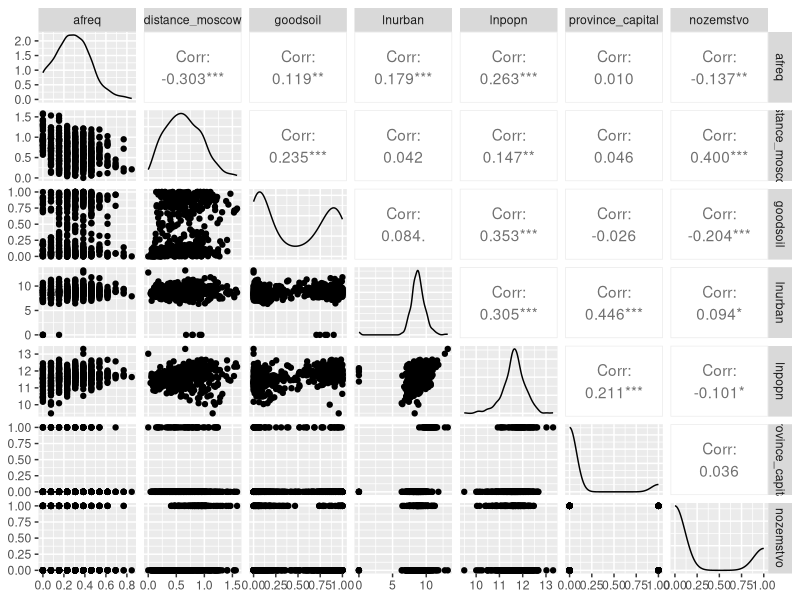
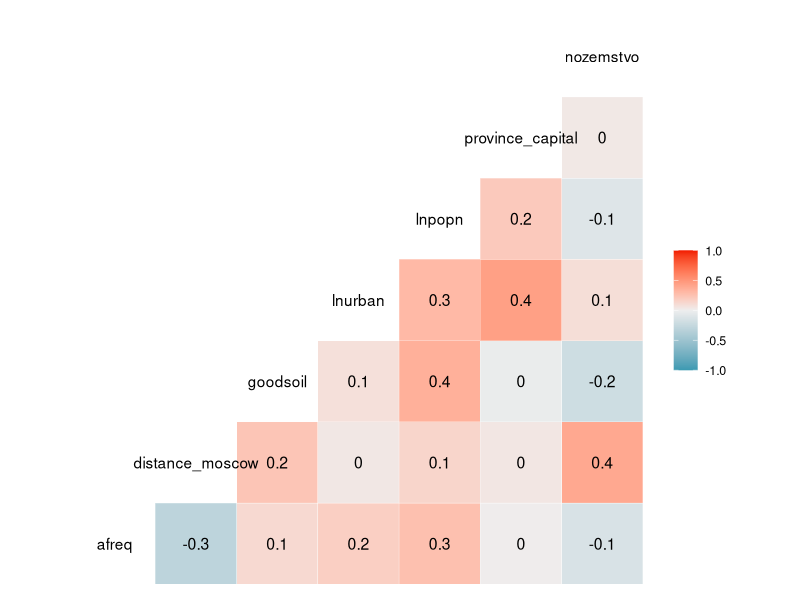
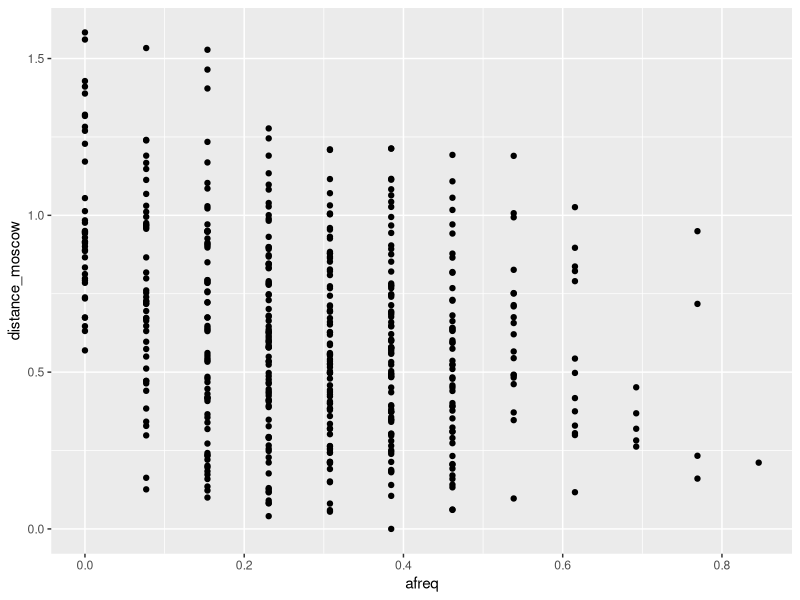
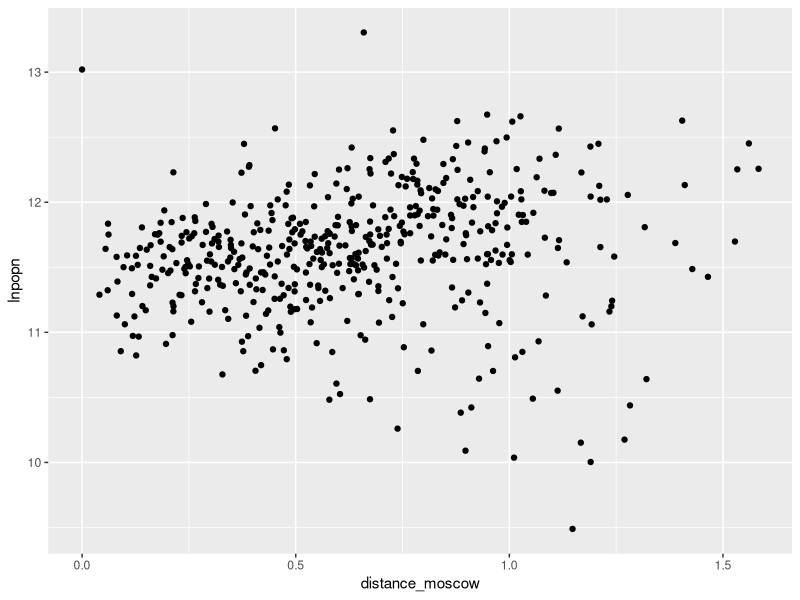
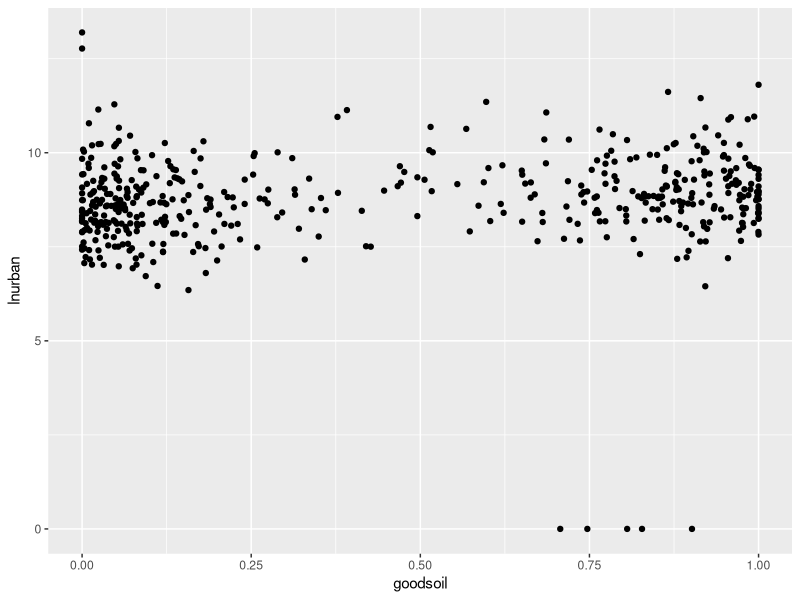
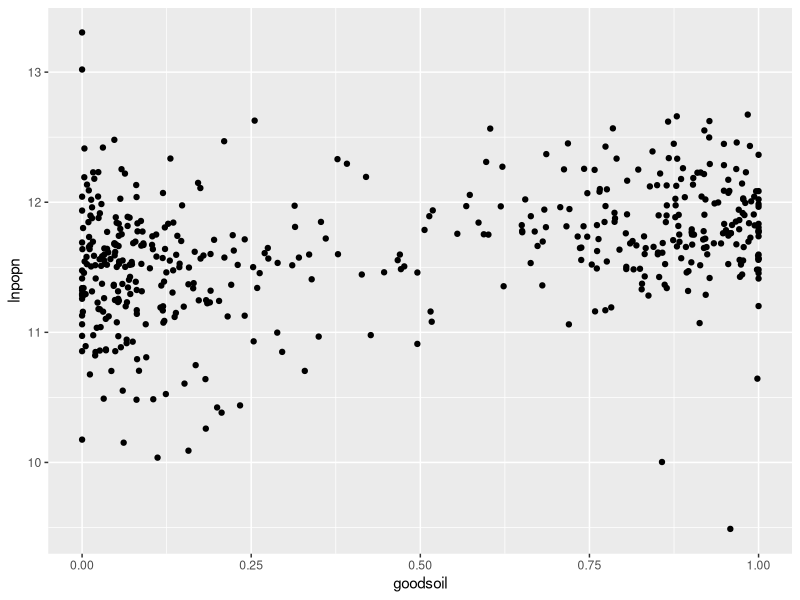
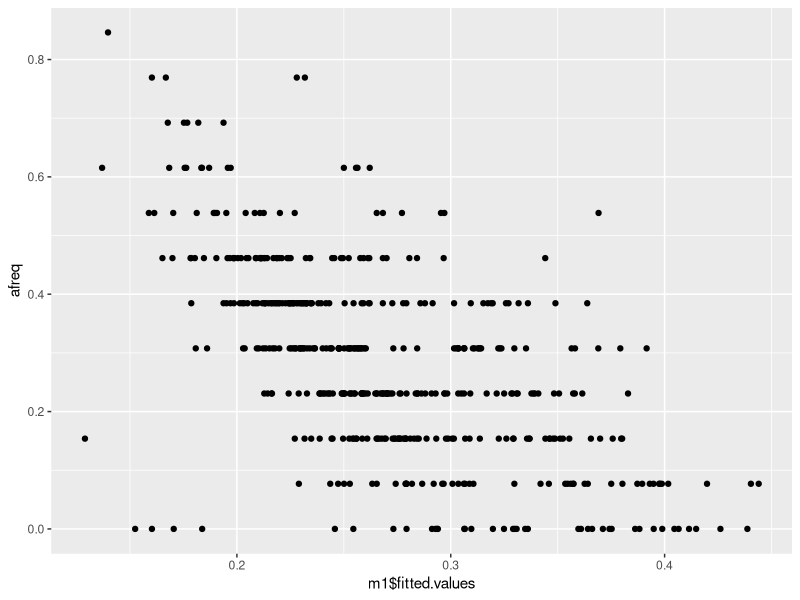
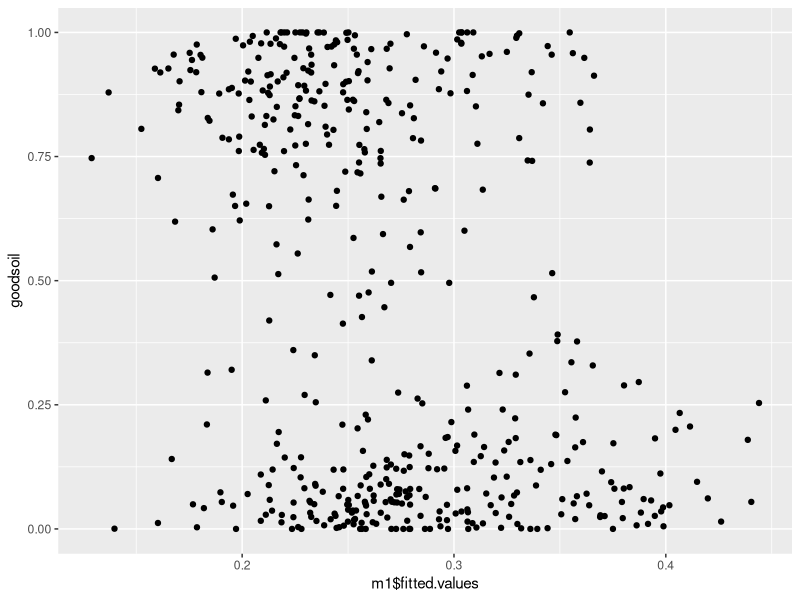

R code for these plots, in order:
library(haven)
library(psych)
library(dplyr)
library(ggplot2)
library(GGally)
library(car)
library(memisc)
library(sandwich)
library(lmtest)

# задание 1

lab <- read_dta('hwdata.dta')
head(lab)

# почистим наши данные
labhw <- dplyr::select(lab, -c(province,uezd,serfperc1,redist))
labhw <- na.omit(labhw)

m1 <- lm(ch_schools_pc ~ afreq + nozemstvo + distance_moscow + goodsoil + lnurban + lnpopn + province_capital, data = labhw)
summary(m1)

# задание 2

ggpairs(labhw[,-c(1, 8)])

ggcorr(labhw[,-c(1, 8)], label = TRUE)
corrmatrix <- cor(labhw[,-c(1, 8)])
corrmatrix 

vif <- vif(m1)
vif

# задание 4
## пункт 1

ggplot(labhw, aes(afreq, distance_moscow)) + geom_point()
ggplot(labhw, aes(distance_moscow, lnpopn)) + geom_point()
ggplot(labhw, aes(goodsoil, lnurban)) + geom_point()
ggplot(labhw, aes(goodsoil, lnpopn)) + geom_point()

ggplot(labhw, aes(m1$fitted.values, afreq)) + geom_point()
ggplot(labhw, aes(m1$fitted.values, goodsoil)) + geom_point()
ggplot(labhw, aes(m1$fitted.values, lnurban)) + geom_point()
ggplot(labhw, aes(m1$fitted.values, lnpopn)) + geom_point()

ggplot(labhw, aes(afreq, m1$residuals^2)) + geom_point()
ggplot(labhw, aes(distance_moscow, m1$residuals^2)) + geom_point()
ggplot(labhw, aes(goodsoil, m1$residuals^2)) + geom_point()
ggplot(labhw, aes(lnurban, m1$residuals^2)) + geom_point()
ggplot(labhw, aes(lnpopn, m1$residuals^2)) + geom_point()

ggplot(labhw, aes(m1$fitted.values, m1$residuals^2)) + geom_point()

## пункт 2

bptest(m1)

## пункт 3

testdata = labhw
testdata$testres = m1$residuals

ggpairs(testdata[,-c(1:9)])

gqtest(m1, order.by = ~afreq, data = labhw, fraction = 0.2, alternative = "less")

gqtest(m1, order.by = ~distance_moscow, data = labhw, fraction = 0.2, alternative = "greater")
gqtest(m1, order.by = ~goodsoil, data = labhw, fraction = 0.2, alternative = "less")
gqtest(m1, order.by = ~lnpopn, data = labhw, fraction = 0.2, alternative = "less")
gqtest(m1, order.by = ~province_capital, data = labhw, fraction = 0.2, alternative = "less")
gqtest(m1, order.by = ~nozemstvo, data = labhw, fraction = 0.2, alternative = "greater")

## пункт 4

vcovHC(m1) # ковариацонная матрица с дисперсией оценок по гл. диагонали с учетом гетероскедастичности

summary(m1) # старая модель и старые значения
coeftest(m1, vcov=vcovHC(m1)) # новые значения с учетом гетероскедастичности
